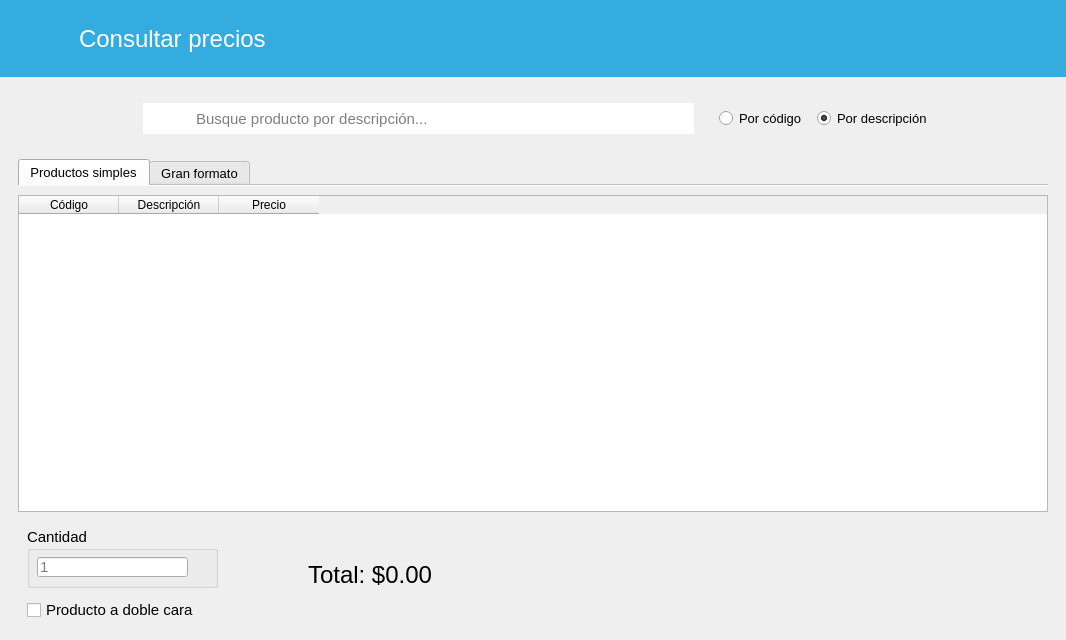
<?xml version="1.0" encoding="UTF-8"?>
<ui version="4.0">
 <class>ConsultarPrecios</class>
 <widget class="QWidget" name="ConsultarPrecios">
  <property name="geometry">
   <rect>
    <x>0</x>
    <y>0</y>
    <width>1066</width>
    <height>640</height>
   </rect>
  </property>
  <property name="windowTitle">
   <string>Consultar precios</string>
  </property>
  <property name="windowIcon">
   <iconset resource="../resources.qrc">
    <normaloff>:/img/icon.ico</normaloff>:/img/icon.ico</iconset>
  </property>
  <layout class="QVBoxLayout" name="verticalLayout_5">
   <property name="leftMargin">
    <number>0</number>
   </property>
   <property name="topMargin">
    <number>0</number>
   </property>
   <property name="rightMargin">
    <number>0</number>
   </property>
   <property name="bottomMargin">
    <number>0</number>
   </property>
   <item>
    <widget class="QFrame" name="frame">
     <property name="sizePolicy">
      <sizepolicy hsizetype="Expanding" vsizetype="Preferred">
       <horstretch>0</horstretch>
       <verstretch>0</verstretch>
      </sizepolicy>
     </property>
     <property name="styleSheet">
      <string notr="true">background-color: rgb(52, 172, 224);</string>
     </property>
     <property name="frameShadow">
      <enum>QFrame::Raised</enum>
     </property>
     <layout class="QVBoxLayout" name="verticalLayout_2">
      <property name="spacing">
       <number>0</number>
      </property>
      <property name="leftMargin">
       <number>0</number>
      </property>
      <property name="topMargin">
       <number>0</number>
      </property>
      <property name="rightMargin">
       <number>0</number>
      </property>
      <property name="bottomMargin">
       <number>0</number>
      </property>
      <item>
       <widget class="QFrame" name="frame_4">
        <property name="sizePolicy">
         <sizepolicy hsizetype="Maximum" vsizetype="Preferred">
          <horstretch>0</horstretch>
          <verstretch>0</verstretch>
         </sizepolicy>
        </property>
        <property name="styleSheet">
         <string notr="true">QFrame { border:none; }
background-color: rgb(52, 172, 224);</string>
        </property>
        <property name="frameShadow">
         <enum>QFrame::Raised</enum>
        </property>
        <layout class="QHBoxLayout" name="horizontalLayout">
         <property name="spacing">
          <number>20</number>
         </property>
         <property name="leftMargin">
          <number>18</number>
         </property>
         <property name="topMargin">
          <number>18</number>
         </property>
         <property name="rightMargin">
          <number>18</number>
         </property>
         <property name="bottomMargin">
          <number>18</number>
         </property>
         <item>
          <widget class="QLabel" name="label_5">
           <property name="minimumSize">
            <size>
             <width>41</width>
             <height>41</height>
            </size>
           </property>
           <property name="maximumSize">
            <size>
             <width>41</width>
             <height>41</height>
            </size>
           </property>
           <property name="cursor">
            <cursorShape>PointingHandCursor</cursorShape>
           </property>
           <property name="styleSheet">
            <string notr="true"/>
           </property>
           <property name="pixmap">
            <pixmap resource="../resources.qrc">:/img/resources/images/package.png</pixmap>
           </property>
           <property name="scaledContents">
            <bool>true</bool>
           </property>
          </widget>
         </item>
         <item>
          <widget class="QLabel" name="label">
           <property name="minimumSize">
            <size>
             <width>201</width>
             <height>41</height>
            </size>
           </property>
           <property name="font">
            <font>
             <pointsize>18</pointsize>
            </font>
           </property>
           <property name="styleSheet">
            <string notr="true">color: rgb(255, 255, 255);</string>
           </property>
           <property name="text">
            <string>Consultar precios</string>
           </property>
          </widget>
         </item>
        </layout>
       </widget>
      </item>
     </layout>
    </widget>
   </item>
   <item alignment="Qt::AlignHCenter">
    <widget class="QFrame" name="frame_5">
     <property name="frameShadow">
      <enum>QFrame::Raised</enum>
     </property>
     <layout class="QHBoxLayout" name="horizontalLayout_2">
      <property name="spacing">
       <number>0</number>
      </property>
      <property name="leftMargin">
       <number>18</number>
      </property>
      <property name="topMargin">
       <number>20</number>
      </property>
      <property name="bottomMargin">
       <number>10</number>
      </property>
      <item>
       <widget class="QLabel" name="label_2">
        <property name="minimumSize">
         <size>
          <width>51</width>
          <height>31</height>
         </size>
        </property>
        <property name="maximumSize">
         <size>
          <width>51</width>
          <height>31</height>
         </size>
        </property>
        <property name="styleSheet">
         <string notr="true">image: url(:/img/resources/images/magnifier.png);
background-color: rgb(255, 255, 255);</string>
        </property>
        <property name="text">
         <string/>
        </property>
       </widget>
      </item>
      <item>
       <widget class="QLineEdit" name="searchBar">
        <property name="minimumSize">
         <size>
          <width>500</width>
          <height>31</height>
         </size>
        </property>
        <property name="maximumSize">
         <size>
          <width>500</width>
          <height>31</height>
         </size>
        </property>
        <property name="font">
         <font>
          <pointsize>11</pointsize>
         </font>
        </property>
        <property name="frame">
         <bool>false</bool>
        </property>
        <property name="placeholderText">
         <string>Busque producto por descripción...</string>
        </property>
       </widget>
      </item>
      <item>
       <spacer name="horizontalSpacer">
        <property name="orientation">
         <enum>Qt::Horizontal</enum>
        </property>
        <property name="sizeHint" stdset="0">
         <size>
          <width>25</width>
          <height>20</height>
         </size>
        </property>
       </spacer>
      </item>
      <item>
       <widget class="QRadioButton" name="btCodigo">
        <property name="font">
         <font>
          <pointsize>10</pointsize>
         </font>
        </property>
        <property name="text">
         <string>Por código</string>
        </property>
        <property name="checked">
         <bool>false</bool>
        </property>
        <attribute name="buttonGroup">
         <string notr="true">groupButtonFiltro</string>
        </attribute>
       </widget>
      </item>
      <item>
       <spacer name="horizontalSpacer_2">
        <property name="orientation">
         <enum>Qt::Horizontal</enum>
        </property>
        <property name="sizeHint" stdset="0">
         <size>
          <width>10</width>
          <height>20</height>
         </size>
        </property>
       </spacer>
      </item>
      <item>
       <widget class="QRadioButton" name="btDescripcion">
        <property name="font">
         <font>
          <pointsize>10</pointsize>
         </font>
        </property>
        <property name="text">
         <string>Por descripción</string>
        </property>
        <property name="checked">
         <bool>true</bool>
        </property>
        <attribute name="buttonGroup">
         <string notr="true">groupButtonFiltro</string>
        </attribute>
       </widget>
      </item>
     </layout>
    </widget>
   </item>
   <item>
    <widget class="QFrame" name="frame_2">
     <property name="sizePolicy">
      <sizepolicy hsizetype="Expanding" vsizetype="Expanding">
       <horstretch>0</horstretch>
       <verstretch>0</verstretch>
      </sizepolicy>
     </property>
     <property name="frameShadow">
      <enum>QFrame::Raised</enum>
     </property>
     <layout class="QVBoxLayout" name="verticalLayout_3">
      <property name="spacing">
       <number>0</number>
      </property>
      <property name="leftMargin">
       <number>18</number>
      </property>
      <property name="rightMargin">
       <number>18</number>
      </property>
      <property name="bottomMargin">
       <number>0</number>
      </property>
      <item>
       <widget class="QTabWidget" name="tabWidget">
        <property name="font">
         <font>
          <pointsize>10</pointsize>
         </font>
        </property>
        <property name="currentIndex">
         <number>0</number>
        </property>
        <property name="documentMode">
         <bool>true</bool>
        </property>
        <widget class="QWidget" name="tab_productos">
         <attribute name="title">
          <string>Productos simples</string>
         </attribute>
         <layout class="QVBoxLayout" name="verticalLayout">
          <property name="leftMargin">
           <number>0</number>
          </property>
          <property name="rightMargin">
           <number>0</number>
          </property>
          <item>
           <widget class="TablaDatos" name="tabla_seleccionar">
            <property name="minimumSize">
             <size>
              <width>0</width>
              <height>301</height>
             </size>
            </property>
            <column>
             <property name="text">
              <string>Código</string>
             </property>
            </column>
            <column>
             <property name="text">
              <string>Descripción</string>
             </property>
            </column>
            <column>
             <property name="text">
              <string>Precio</string>
             </property>
            </column>
           </widget>
          </item>
          <item alignment="Qt::AlignLeft|Qt::AlignBottom">
           <widget class="QFrame" name="frame_3">
            <property name="sizePolicy">
             <sizepolicy hsizetype="Expanding" vsizetype="Expanding">
              <horstretch>0</horstretch>
              <verstretch>0</verstretch>
             </sizepolicy>
            </property>
            <property name="font">
             <font>
              <pointsize>10</pointsize>
             </font>
            </property>
            <property name="frameShadow">
             <enum>QFrame::Raised</enum>
            </property>
            <layout class="QGridLayout" name="gridLayout">
             <property name="horizontalSpacing">
              <number>90</number>
             </property>
             <property name="verticalSpacing">
              <number>10</number>
             </property>
             <item row="0" column="0">
              <widget class="QGroupBox" name="groupBox">
               <property name="sizePolicy">
                <sizepolicy hsizetype="Fixed" vsizetype="Fixed">
                 <horstretch>0</horstretch>
                 <verstretch>0</verstretch>
                </sizepolicy>
               </property>
               <property name="minimumSize">
                <size>
                 <width>191</width>
                 <height>61</height>
                </size>
               </property>
               <property name="font">
                <font>
                 <pointsize>11</pointsize>
                </font>
               </property>
               <property name="title">
                <string>Cantidad</string>
               </property>
               <widget class="QLineEdit" name="txtCantidad">
                <property name="geometry">
                 <rect>
                  <x>10</x>
                  <y>30</y>
                  <width>151</width>
                  <height>20</height>
                 </rect>
                </property>
                <property name="font">
                 <font>
                  <pointsize>11</pointsize>
                 </font>
                </property>
                <property name="readOnly">
                 <bool>false</bool>
                </property>
                <property name="placeholderText">
                 <string>1</string>
                </property>
               </widget>
              </widget>
             </item>
             <item row="1" column="0">
              <widget class="QCheckBox" name="checkDuplex">
               <property name="font">
                <font>
                 <pointsize>11</pointsize>
                </font>
               </property>
               <property name="text">
                <string>Producto a doble cara</string>
               </property>
              </widget>
             </item>
             <item row="0" column="1" rowspan="2">
              <widget class="QLabel" name="lbTotalSimple">
               <property name="minimumSize">
                <size>
                 <width>0</width>
                 <height>40</height>
                </size>
               </property>
               <property name="font">
                <font>
                 <pointsize>18</pointsize>
                </font>
               </property>
               <property name="text">
                <string>Total: $0.00</string>
               </property>
              </widget>
             </item>
            </layout>
           </widget>
          </item>
         </layout>
        </widget>
        <widget class="QWidget" name="tab_granformato">
         <attribute name="title">
          <string>Gran formato</string>
         </attribute>
         <layout class="QVBoxLayout" name="verticalLayout_4">
          <property name="leftMargin">
           <number>0</number>
          </property>
          <property name="rightMargin">
           <number>0</number>
          </property>
          <item>
           <widget class="TablaDatos" name="tabla_granformato">
            <property name="minimumSize">
             <size>
              <width>0</width>
              <height>301</height>
             </size>
            </property>
            <column>
             <property name="text">
              <string>Código</string>
             </property>
            </column>
            <column>
             <property name="text">
              <string>Descripción</string>
             </property>
            </column>
            <column>
             <property name="text">
              <string>Mínimo m²</string>
             </property>
            </column>
            <column>
             <property name="text">
              <string>Precio (m²)</string>
             </property>
            </column>
           </widget>
          </item>
          <item alignment="Qt::AlignLeft|Qt::AlignBottom">
           <widget class="QFrame" name="frame_6">
            <property name="sizePolicy">
             <sizepolicy hsizetype="Expanding" vsizetype="Expanding">
              <horstretch>0</horstretch>
              <verstretch>0</verstretch>
             </sizepolicy>
            </property>
            <property name="font">
             <font>
              <pointsize>10</pointsize>
             </font>
            </property>
            <property name="frameShadow">
             <enum>QFrame::Raised</enum>
            </property>
            <layout class="QGridLayout" name="gridLayout_2">
             <property name="rightMargin">
              <number>0</number>
             </property>
             <property name="bottomMargin">
              <number>5</number>
             </property>
             <property name="horizontalSpacing">
              <number>90</number>
             </property>
             <item row="0" column="0">
              <widget class="QGroupBox" name="groupBox_4">
               <property name="sizePolicy">
                <sizepolicy hsizetype="Fixed" vsizetype="Fixed">
                 <horstretch>0</horstretch>
                 <verstretch>0</verstretch>
                </sizepolicy>
               </property>
               <property name="minimumSize">
                <size>
                 <width>245</width>
                 <height>89</height>
                </size>
               </property>
               <property name="font">
                <font>
                 <pointsize>11</pointsize>
                </font>
               </property>
               <property name="title">
                <string>Medidas</string>
               </property>
               <layout class="QGridLayout" name="gridLayout_3">
                <item row="0" column="0">
                 <widget class="QLabel" name="label_3">
                  <property name="font">
                   <font>
                    <pointsize>11</pointsize>
                   </font>
                  </property>
                  <property name="text">
                   <string>Ancho:</string>
                  </property>
                 </widget>
                </item>
                <item row="0" column="1">
                 <widget class="QLineEdit" name="txtAncho">
                  <property name="font">
                   <font>
                    <pointsize>11</pointsize>
                   </font>
                  </property>
                 </widget>
                </item>
                <item row="0" column="2">
                 <widget class="QRadioButton" name="btAnchoCm">
                  <property name="font">
                   <font>
                    <pointsize>11</pointsize>
                   </font>
                  </property>
                  <property name="text">
                   <string>cm</string>
                  </property>
                  <property name="checked">
                   <bool>false</bool>
                  </property>
                  <property name="autoExclusive">
                   <bool>true</bool>
                  </property>
                  <attribute name="buttonGroup">
                   <string notr="true">groupButtonAncho</string>
                  </attribute>
                 </widget>
                </item>
                <item row="0" column="3">
                 <widget class="QRadioButton" name="btAnchoM">
                  <property name="font">
                   <font>
                    <pointsize>11</pointsize>
                   </font>
                  </property>
                  <property name="text">
                   <string>m</string>
                  </property>
                  <property name="checked">
                   <bool>true</bool>
                  </property>
                  <property name="autoExclusive">
                   <bool>true</bool>
                  </property>
                  <attribute name="buttonGroup">
                   <string notr="true">groupButtonAncho</string>
                  </attribute>
                 </widget>
                </item>
                <item row="1" column="0">
                 <widget class="QLabel" name="label_4">
                  <property name="font">
                   <font>
                    <pointsize>11</pointsize>
                   </font>
                  </property>
                  <property name="text">
                   <string>Alto:</string>
                  </property>
                 </widget>
                </item>
                <item row="1" column="1">
                 <widget class="QLineEdit" name="txtAlto">
                  <property name="font">
                   <font>
                    <pointsize>11</pointsize>
                   </font>
                  </property>
                 </widget>
                </item>
                <item row="1" column="2">
                 <widget class="QRadioButton" name="btAltoCm">
                  <property name="font">
                   <font>
                    <pointsize>11</pointsize>
                   </font>
                  </property>
                  <property name="text">
                   <string>cm</string>
                  </property>
                  <property name="checked">
                   <bool>false</bool>
                  </property>
                  <property name="autoExclusive">
                   <bool>true</bool>
                  </property>
                  <attribute name="buttonGroup">
                   <string notr="true">groupButtonAlto</string>
                  </attribute>
                 </widget>
                </item>
                <item row="1" column="3">
                 <widget class="QRadioButton" name="btAltoM">
                  <property name="font">
                   <font>
                    <pointsize>11</pointsize>
                   </font>
                  </property>
                  <property name="text">
                   <string>m</string>
                  </property>
                  <property name="checked">
                   <bool>true</bool>
                  </property>
                  <property name="autoExclusive">
                   <bool>true</bool>
                  </property>
                  <attribute name="buttonGroup">
                   <string notr="true">groupButtonAlto</string>
                  </attribute>
                 </widget>
                </item>
               </layout>
              </widget>
             </item>
             <item row="0" column="1">
              <widget class="QLabel" name="lbTotalGranFormato">
               <property name="minimumSize">
                <size>
                 <width>0</width>
                 <height>40</height>
                </size>
               </property>
               <property name="maximumSize">
                <size>
                 <width>16777215</width>
                 <height>40</height>
                </size>
               </property>
               <property name="font">
                <font>
                 <pointsize>18</pointsize>
                </font>
               </property>
               <property name="text">
                <string>Total: $0.00</string>
               </property>
              </widget>
             </item>
            </layout>
           </widget>
          </item>
         </layout>
        </widget>
       </widget>
      </item>
     </layout>
    </widget>
   </item>
  </layout>
 </widget>
 <customwidgets>
  <customwidget>
   <class>TablaDatos</class>
   <extends>QTableWidget</extends>
   <header>utils.mywidgets.h</header>
  </customwidget>
 </customwidgets>
 <resources>
  <include location="../resources.qrc"/>
  <include location="../resources.qrc"/>
 </resources>
 <connections/>
 <buttongroups>
  <buttongroup name="groupButtonFiltro"/>
  <buttongroup name="groupButtonAlto"/>
  <buttongroup name="groupButtonAncho"/>
 </buttongroups>
</ui>
